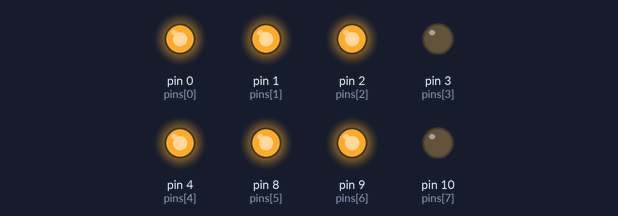
Recording of a sketch running on a simulated Arduino Uno, built with avr-gcc and run on an emulated ATmega328P. On the bench: output pins drawn as LEDs (lit = HIGH).

Above: at 0.1 s.
Timing chart, 0 to 1.6 s (numbered marks = the images above):
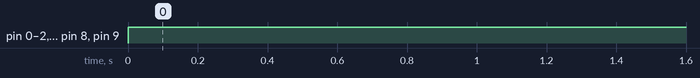

Measured:
- by itself, pin 0 (pins[0]), pin 1 (pins[1]), pin 2 (pins[2]), pin 4 (pins[4]), pin 8 (pins[5]), pin 9 (pins[6]): LOW → HIGH at 0.00 s

The sketch:

sketch_aug25b.ino
```cpp
int pins[8]= {0,1,2,3,4,8,9,10};
void setup()
{
  for(int j=0;j<=7;j++){
  pinMode(pins[j], OUTPUT);

  }

}

void loop()
{
  //for 0
   digitalWrite(9, 1);
  digitalWrite(8,1);
  digitalWrite(4,1);
  digitalWrite(1,1);
  digitalWrite(2,1);
  digitalWrite(0,1);
  //for 1

  // for 2
  digitalWrite(9, 1);
  digitalWrite(8,1);
  digitalWrite(4,1);
  digitalWrite(1,1);
  digitalWrite(2,1);
  digitalWrite(0,1);
}
```
